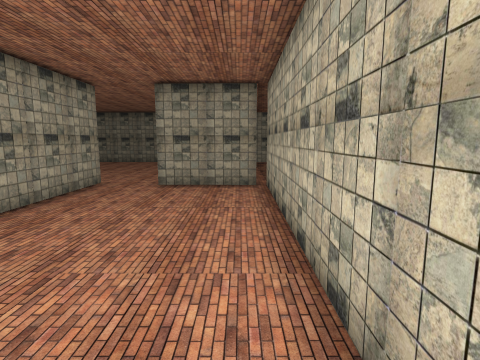
view 1 (above)

21 first-person views from a walk through a 3-D level made in the Unity game engine. The camera is 1.4 m above the floor, tilts 8° down and sees 80° across. The floor is counted in squares, 1 m on a side. Each view is taken from the middle of a square. On the plan, view 1 faces up. The plan holds only what a view shows up to about 14 squares ahead; the rest is blank. The player character is not drawn.

view 2
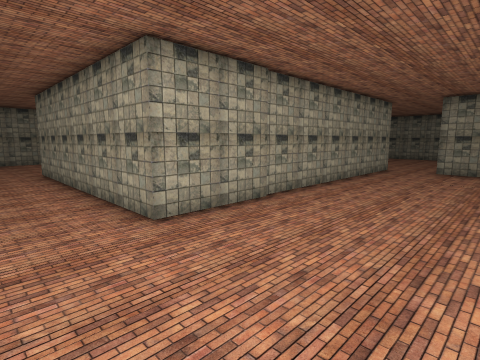

view 3
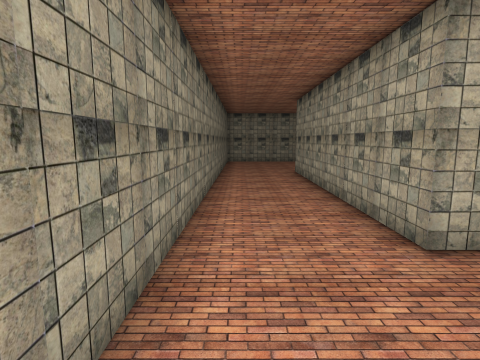

view 4
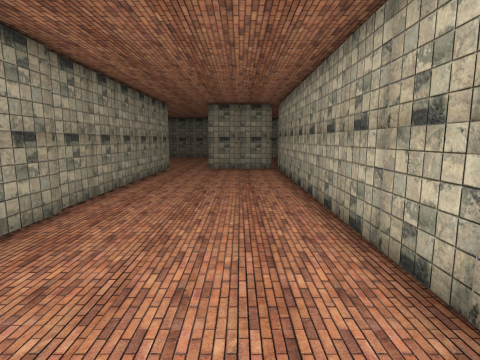

view 5
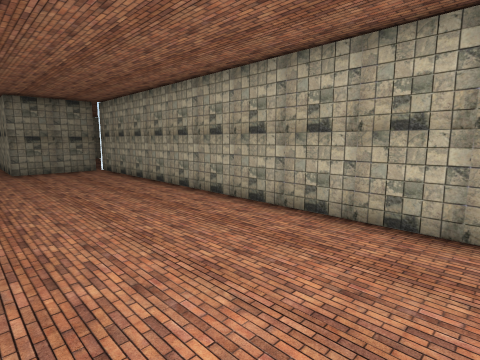

view 6
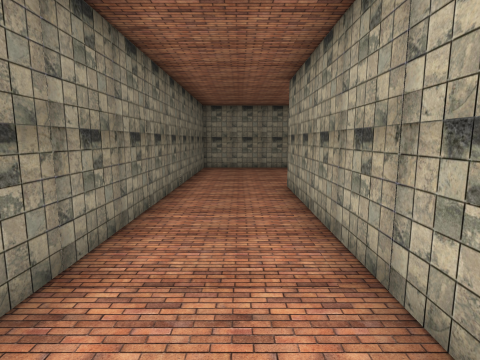

view 7
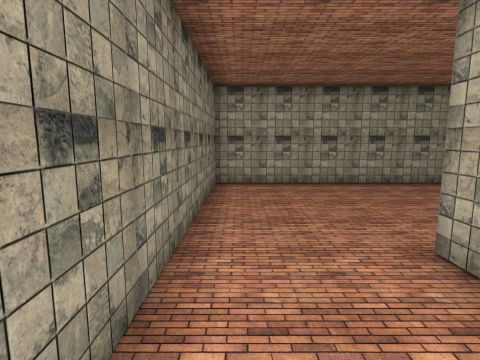

view 8
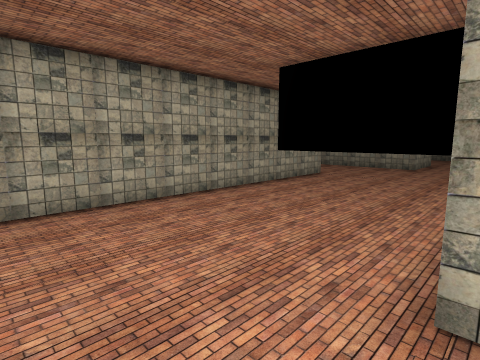

view 9
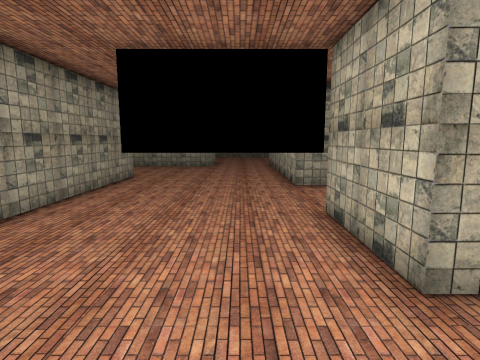

view 10
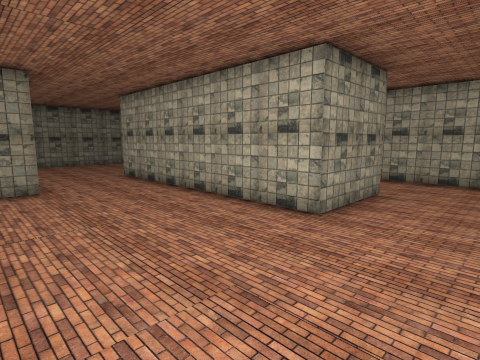

view 11
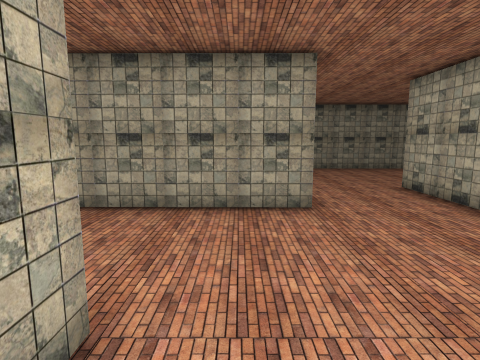

view 12
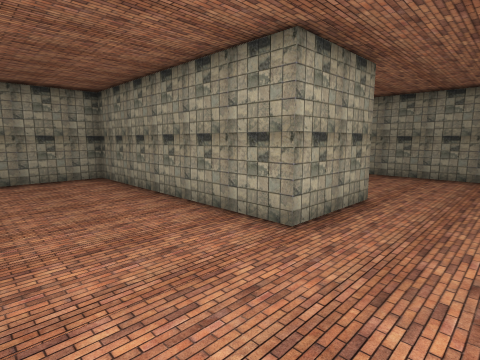

view 13
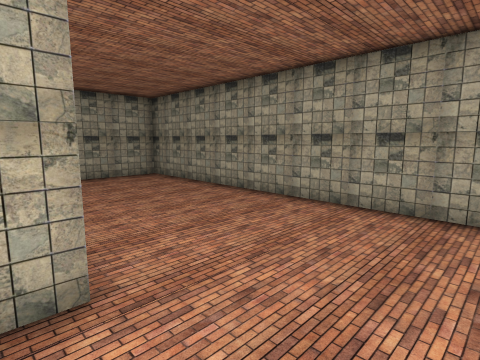

view 14
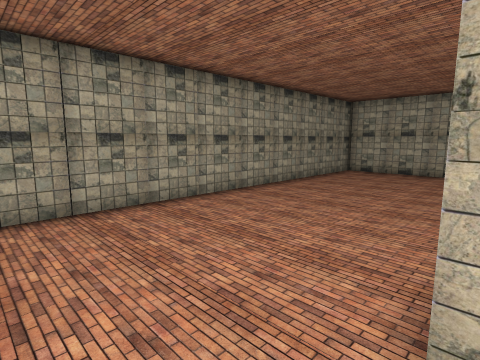

view 15
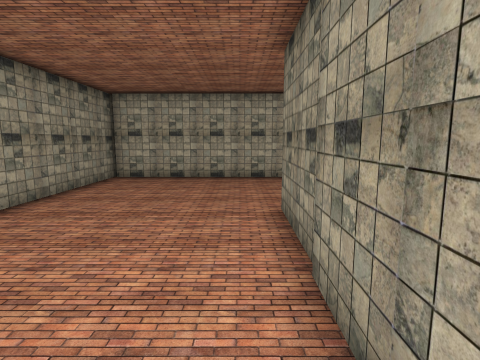

view 16
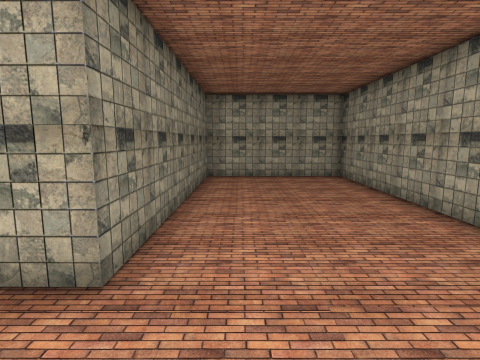

view 17
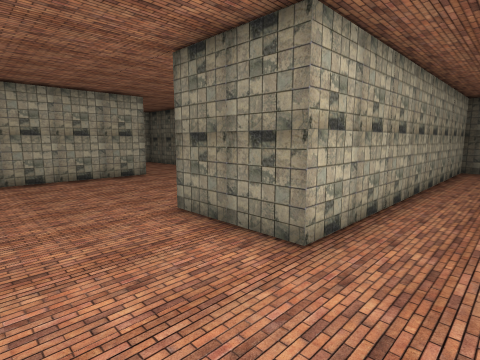

view 18
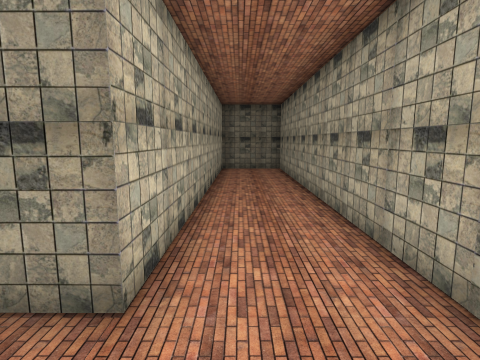

view 19
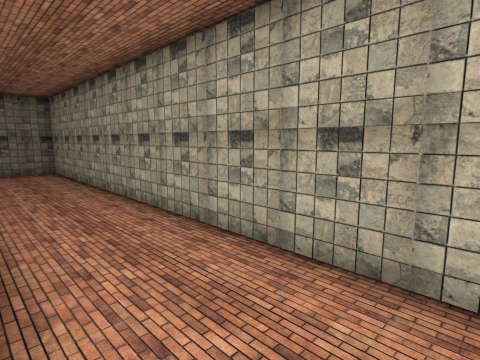

view 20
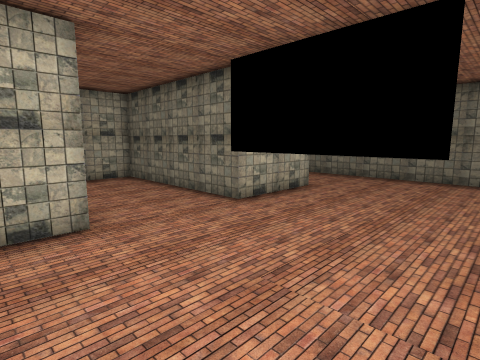

view 21
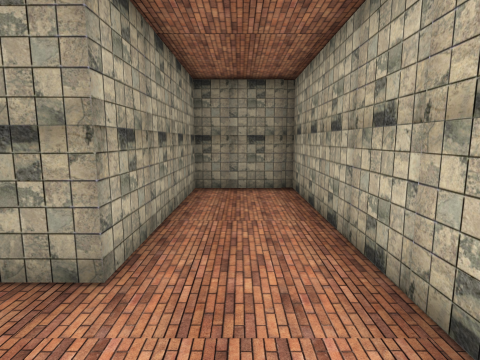

### Floor plan
Key: @ floor where view 1 was taken; # wall or solid block; . floor; T thing the floor can be seen under or through.
Columns run from 25 left of view 1 to 1 right of it. Each row starts with its distance up from view 1.
 18 ########################
 17 #......................#
 16 #......................#
 15 #......................#
 14 #......................#
 13 #########..............#
 12         #...######.....#
 11         #...#       ...#
 10 #########...#       ...#
  9 #...........#  ######..####
  8 #...........#  #..###.....#
  7 #...........#  #..###.....#
  6 #..####.....#  #..###.....#
  5 #..#  #.....#  #..###.....#
  4 #..#  #.....####..###.....#
  3 #..#  #...........###.....#
  2 #..#  #...........###.....#
  1 #..#  #.TTTT......###.....#
  0 #..#  #.....#########....@#
 -1 #..#  #.....###     #.....#
 -2 #..#  #.....####    #.....#
 -3 #..#  #........######.....#
 -4 #..#  #...................#
 -5 #..#  #...................#
 -6 ####  ##################

Positions as (right, up) in squares from view 1, and headings:
1: (0, 0), facing up
2: (0, -5), facing up-left
3: (-1, -5), facing left
4: (-1, -5), facing up
5: (-4, -5), facing up-right
6: (-5, -4), facing left
7: (-10, -5), facing left
8: (-13, -5), facing up-left
9: (-15, -5), facing up
10: (-18, 1), facing up-right
11: (-18, 4), facing up
12: (-14, 6), facing up-left
13: (-14, 12), facing up-left
14: (-15, 12), facing up-right
15: (-13, 13), facing right
16: (-14, 14), facing left
17: (-24, 9), facing down-right
18: (-23, 8), facing down
19: (-22, 8), facing down-left
20: (-18, 5), facing down-right
21: (-9, 1), facing up
